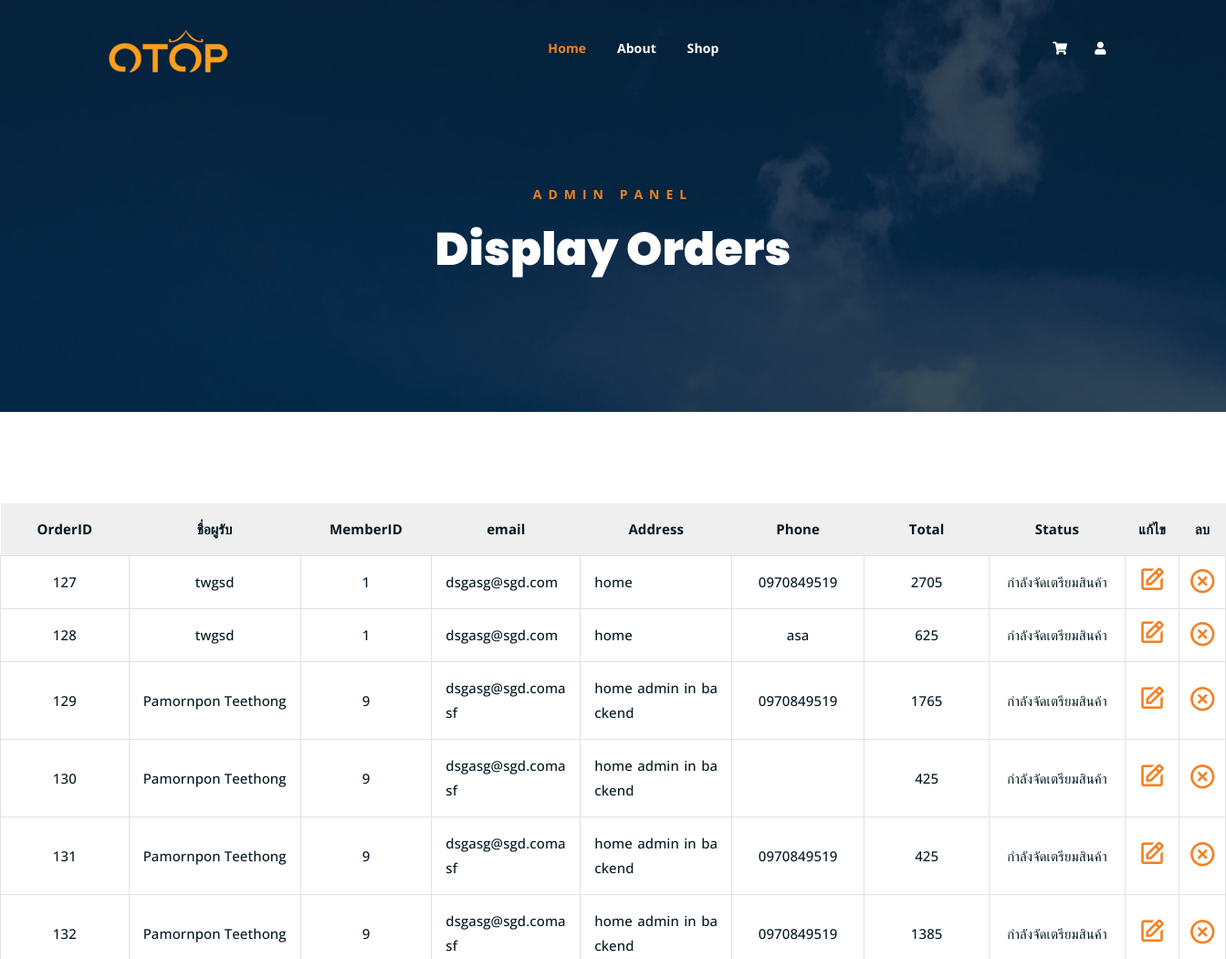
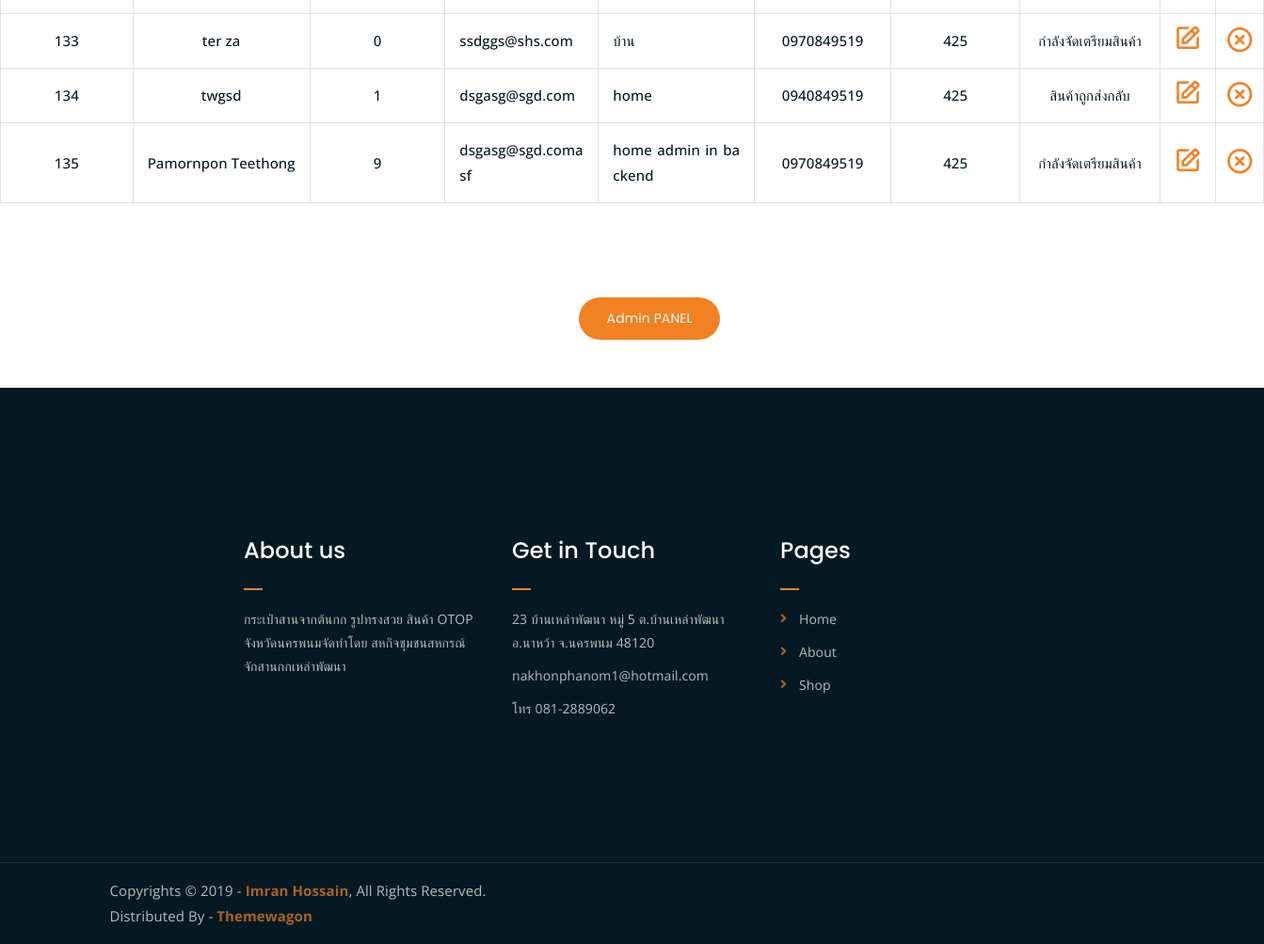
The page /pages/dp-order.php on the database its author committed (2 pictures, top to bottom).
### tables this page shows
CREATE TABLE `orders` (
  `order_id` int(11) NOT NULL,
  `date` datetime NOT NULL DEFAULT current_timestamp(),
  `member_id` int(11) NOT NULL,
  `name` text NOT NULL,
  `email` text NOT NULL,
  `address` text NOT NULL,
  `total_ship` int(11) NOT NULL,
  `phone` varchar(10) DEFAULT NULL,
  `status` varchar(20) NOT NULL DEFAULT 'กำลังจัดเตรียมสินค้า'
);

### pages/connectDB.php (called while the page is built, shortened)
<?php
class DB_conn
{
    public $conn;
    function __construct()
    {
        $this->conn = mysqli_connect(DB_SERVER, DB_USERNAME, DB_PASSWORD, DB_NAME);
    }
    public function display_order()
    {
        $str = mysqli_query($this->conn, "SELECT * FROM orders");
        return $str;
    }
}
?>

### pages/dp-order.php (the view, shortened to what this page needs)
<?php
include_once("header.php");
include_once("connectDB.php");
$conn = new DB_conn;
?>
<!DOCTYPE html>
<html lang="en">
<html>
<head>
</head>
<body>
  <div class="breadcrumb-section breadcrumb-bg">
    <div class="container">
      <div class="row">
        <div class="col-lg-8 offset-lg-2 text-center">
          <div class="breadcrumb-text">
            <p>Admin panel</p>
            <h1>Display Orders</h1>
          </div>
        </div>
      </div>
    </div>
  </div>
  <table class="layout-table">
    <div class="container">
      <thead class="cart-table-head text-center ">
        <tr>
          <th class="column-name">OrderID</th>
          <th class="column-name">ชื่อผูรับ</th>
          <th class="column-name">MemberID</th>
          <th class="column-name">email</th>
          <th class="column-name">Address</th>
          <th class="column-name">Phone</th>
          <th class="column-name">Total</th>
          <th class="column-name">Status</th>
          <th class="column-name">แก้ไข</th>
          <th class="column-name">ลบ</th>
        </tr>
      </thead>
      <?php
      $sql = $conn->display_order();
      while ($data = mysqli_fetch_array($sql)) {
        ?>
        <tbody class="align-middle table-bordered">
          <tr>
            <td class="row-text">
              <?php echo $data['order_id'] ?>
            </td>
            <td class="row-text">
              <?php echo $data['name'] ?>
            </td>
            <td class="row-text">
              <?php echo $data['member_id'] ?>
            </td>
            <td class="row-email">
              <?php echo $data['email'] ?>
            </td>
            <td class="row-address">
              <?php echo $data['address'] ?>
            </td>
            <td class="row-text">
              <?php echo $data['phone'] ?>
            </td>
            <td class="row-text">
              <?php echo $data['total_ship'] ?>
            </td>  <td class="row-text">
              <?php echo $data['status'] ?>
            </td>
            <td class="member-edit"><a href="editOrder.php?id=<?php echo $data['order_id'] ?>"><i
                  class="bx bx-edit bx-md"></i></a></td>
            <td class="member-del"><a href="delOrder.php?id=<?php echo $data['order_id'] ?>" class="btn btn-sm btnprimary"
                onclick="return confirm('คุณต้องการลบข้อมูลใช่หรือไม่')"><i class="bx bx-x-circle bx-md"></i></a></td>
          </tr>
        </tbody>
        <?php
      }
      ?>
    </div>
  </table>
  <div class="text-center">
    <a href="<?php echo '/Shop/pages/' ?>admin-panel.php" class="cart-btn">Admin PANEL</a>
  </div>
  <br>    </br>
  <?php
  include_once('footer.php')
    ?>
</body>
</html>

### assets/css/main.css (style rules this page uses)
html { font-size: 14px; font-weight: 400; line-height: 28px; height: 100%; }
body { font-family: "Open Sans", sans-serif; font-weight: 400; font-size: 1rem; letter-spacing: 0.1px; line-height: 1.8; color: #051922; overflow-x: hidden; }
a { cursor: pointer; text-decoration: none; -webkit-transition: all 0.2s ease-in-out; -o-transition: all 0.2s ease-in-out; transition: all 0.2s ease-in-out; }
h1, .h1, h2, .h2, h3, .h3, h4, .h4, h5, .h5, h6, .h6 { font-family: "Poppins", sans-serif; font-weight: 700; margin: 0 0 1.25rem 0; color: #051922; }
h1:last-child, .h1:last-child, h2:last-child, .h2:last-child, h3:last-child, .h3:last-child, h4:last-child, .h4:last-child, h5:last-child, .h5:last-child, h6:last-child, .h6:last-child { margin: 0; }
h1, .h1 { font-size: 4rem; font-weight: 700; line-height: 4rem; }
p { font-family: "Open Sans", sans-serif; font-weight: 400; font-size: 1rem; letter-spacing: 0.1px; line-height: 1.8; color: #051922; margin: 0 0 1.25rem 0; }
a.boxed-btn, a.bordered-btn, a.cart-btn { border-radius: 50px; }
.breadcrumb-bg { background-image: url(../img/breadcrumb-bg.webp); }
.breadcrumb-text p { color: #F28123; font-weight: 700; text-transform: uppercase; letter-spacing: 7px; }
.breadcrumb-text h1 { font-size: 50px; font-weight: 900; color: #fff; margin: 0; margin-top: 20px; }
.breadcrumb-section { padding: 150px 0; background-size: cover; background-position: center center; position: relative; z-index: 1; background-attachment: fixed; padding-top: 200px; }
.breadcrumb-section:after { position: absolute; left: 0; top: 0; width: 100%; height: 100%; content: ""; background-color: #07212e; z-index: -1; opacity: 0.8; }
a.cart-btn { -webkit-transition: 0.3s; -o-transition: 0.3s; transition: 0.3s; }
html, body { height: 100%; }
a.cart-btn { font-family: 'Poppins', sans-serif; display: inline-block; background-color: #F28123; color: #fff; padding: 10px 20px; width: 150px; }
thead { border-bottom: 1px solid #eee; }
thead.cart-table-head tr { background-color: #efefef; font-weight: 600 ; }
td.product-edit a, td.product-del a, td.member-edit a, td.member-del a { color: #F28123; }
table.layout-table { font-weight: 500; font-size: 15px; padding: 15px; margin: 0 auto; margin-bottom: 100px; margin-top: 100px; }
table.layout-table thead tr th.column-name { font-weight: bold; font-size: 15px; padding: 15px; margin: 0 auto; margin-bottom: 100px; }
table.layout-table tbody tr td.row-text { font-size: 15px; padding: 15px; margin: 0 auto; margin-bottom: 100px; text-align: center; width: 150px; white-space: nowrap; }
.row-address, td.row-email { font-size: 15px; padding: 15px; margin: 0 auto; margin-bottom: 100px; text-align: center; word-wrap: break-word; word-break: break-all; width: 180px; text-align: justify; text-justify: inter-word; }
td.member-edit, td.member-del { text-align: center; }

### rows shown on the page
orders: order_id "127", name "twgsd", member "1", email "dsgasg@sgd.com", address "home", phone "0970849519", total_ship "2705", status "กำลังจัดเตรียมสินค้า"
orders: order_id "128", name "twgsd", member "1", email "dsgasg@sgd.com", address "home", phone "asa", total_ship "625", status "กำลังจัดเตรียมสินค้า"
orders: order_id "129", name "Pamornpon Teethong", member "9", email "dsgasg@sgd.comasf", address "home admin in backend", phone "0970849519", total_ship "1765", status "กำลังจัดเตรียมสินค้า"
orders: order_id "130", name "Pamornpon Teethong", member "9", email "dsgasg@sgd.comasf", address "home admin in backend", total_ship "425", status "กำลังจัดเตรียมสินค้า"
orders: order_id "131", name "Pamornpon Teethong", member "9", email "dsgasg@sgd.comasf", address "home admin in backend", phone "0970849519", total_ship "425", status "กำลังจัดเตรียมสินค้า"
orders: order_id "132", name "Pamornpon Teethong", member "9", email "dsgasg@sgd.comasf", address "home admin in backend", phone "0970849519", total_ship "1385", status "กำลังจัดเตรียมสินค้า"
orders: order_id "133", name "ter za", member "0", email "ssdggs@shs.com", address "บ้าน", phone "0970849519", total_ship "425", status "กำลังจัดเตรียมสินค้า"
orders: order_id "134", name "twgsd", member "1", email "dsgasg@sgd.com", address "home", phone "0940849519", total_ship "425", status "สินค้าถูกส่งกลับ"
orders: order_id "135", name "Pamornpon Teethong", member "9", email "dsgasg@sgd.comasf", address "home admin in backend", phone "0970849519", total_ship "425", status "กำลังจัดเตรียมสินค้า"
